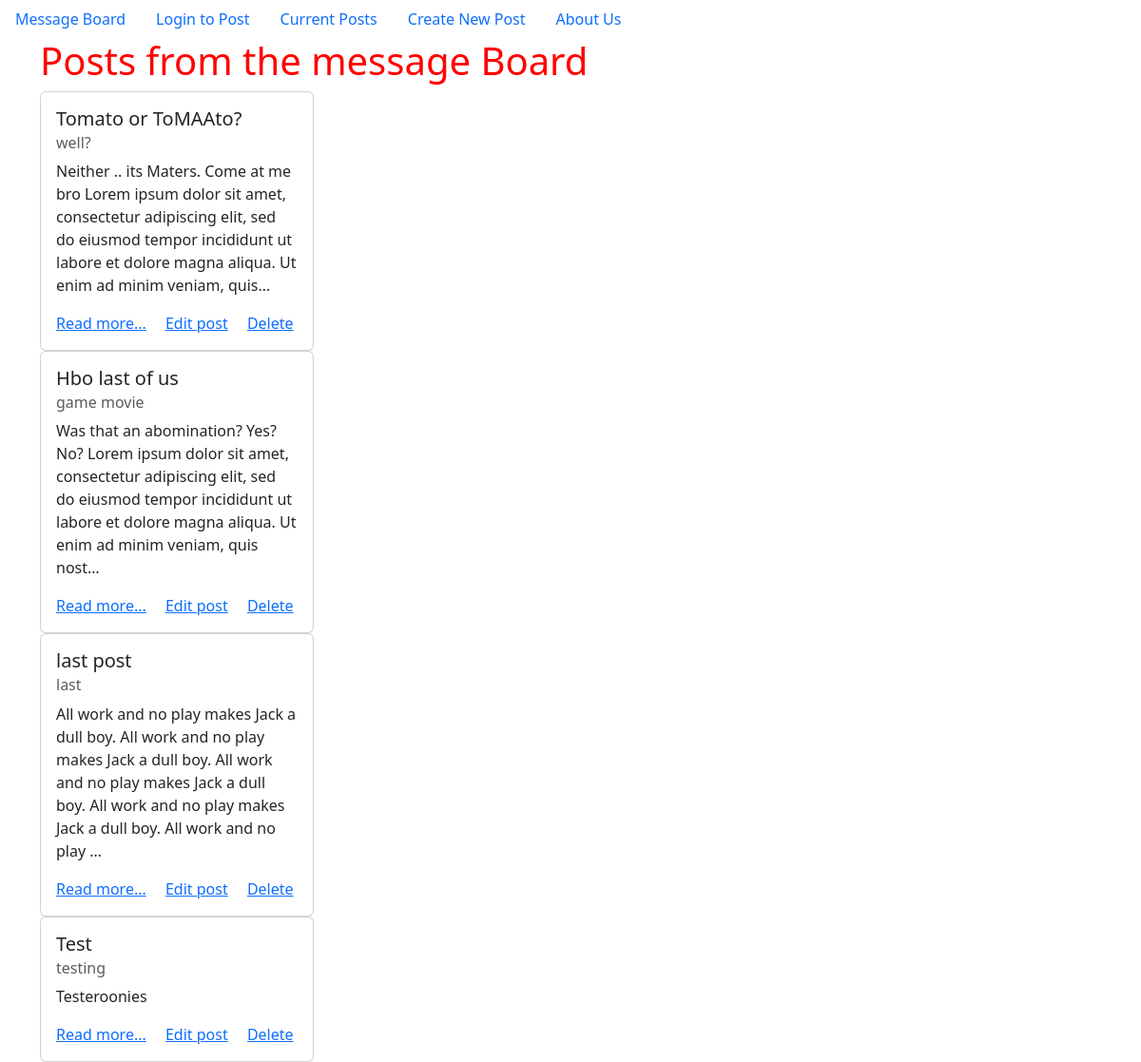
/posts/, run on an earlier commit of the app's database.
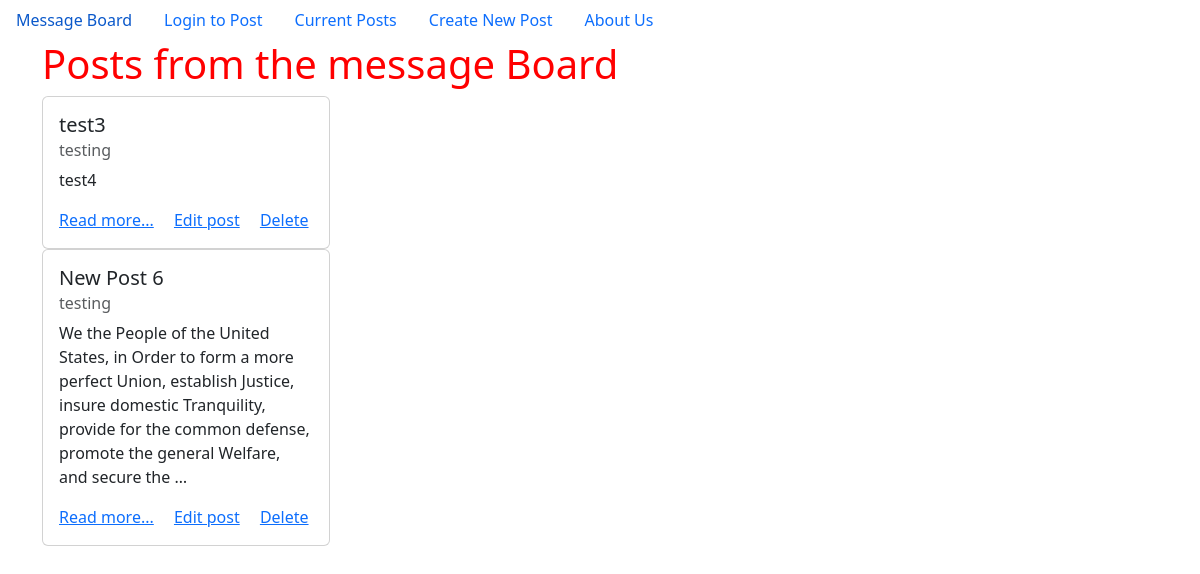
And on a later commit of the database.
### posts/models.py (models this page shows, shortened)
class Post(models.Model):
    title = models.CharField(max_length=256)
    subtitle = models.CharField(max_length=256)
    author = models.ForeignKey("auth.User", on_delete=models.CASCADE, default="default")
    body = models.TextField()
    created_on = models.DateTimeField(auto_now_add=True)

### posts/views.py (the view)
# urls.py: path("", PostListView.as_view(), name="list"),
class PostListView(ListView):
    template_name = "posts/list.html"
    model = Post

### templates/posts/list.html (shortened to what this page needs)
{% extends 'base.html' %}
{% block content %}
<h1>Posts from the message Board</h1>
    {% for post in post_list %}
        <div class="card" style="width: 18rem;">
            <div class="card-body">
            <h5 class="card-title">{{post.title}}</h5>
            <h6 class="card-subtitle mb-2 text-muted">{{post.subtitle}}</h6>
            <p class="card-text">{{post.body | truncatechars:200 }}</p>
            <a href="{% url 'detail' post.id %}" class="card-link">Read more...</a>
            <a href="{% url 'edit' post.id %}" class="card-link">Edit post</a>
            <a href="{% url 'delete' post.id %}" class="card-link">Delete</a>
            </div>
        </div>
    {% endfor %}
{% endblock content %}

### templates/base.html (shortened to what this page needs)
{% load static %}
<!DOCTYPE html>
<html lang="en">
<head>
    <link href="https://cdn.jsdelivr.net/npm/bootstrap@5.3.0-alpha1/dist/css/bootstrap.min.css" rel="stylesheet">
    <link href="{% static 'css/base.css' %}" rel="stylesheet">
</head>
<body>
    <nav class="nav">
        <a class="nav-link" href="{% url 'home' %}">Message Board</a>
        <a class="nav-link" href="{% url 'login' %}">Login to Post</a>
        <a class="nav-link" href="{% url 'list' %}">Current Posts</a>
        <a class="nav-link" href="{% url 'new' %}">Create New Post</a>
        <a class="nav-link" href="{% url 'about' %}">About Us</a>
    </nav>
    <div class="container">
        {% block content %}
        {% endblock content %}
    </div>
</body>
</html>

### static/css/base.css (style rules this page uses)
h1 { color: red; }

What changed in the data, as far as the page shows it:
removed Post: title "Tomato or ToMAAto?", subtitle "well?", body "Neither .. its Maters. Come at me bro Lorem ipsum dolor sit amet, consectetur adipiscing elit, sed do eiusmod tempor incididunt ut labore et dolore magna aliqua. Ut enim ad minim veniam, quis…"
removed Post: title "Hbo last of us", subtitle "game movie", body "Was that an abomination? Yes? No? Lorem ipsum dolor sit amet, consectetur adipiscing elit, sed do eiusmod tempor incididunt ut labore et dolore magna aliqua. Ut enim ad minim veniam, quis nost…"
removed Post: title "Test", subtitle "testing", body "Testeroonies"
added Post: title "test3", subtitle "testing", body "test4"
changed Post: title "last post" → "New Post 6"; subtitle "last" → "testing"; body "All work and no play makes Jack a dull boy. All work and no play makes Jack a dull boy. All work and no play makes Jack a dull boy. All work and no play makes Jack a dull boy. All work and no play …" → "We the People of the United States, in Order to form a more perfect Union, establish Justice, insure domestic Tranquility, provide for the common defense, promote the general Welfare, and secure the …"
